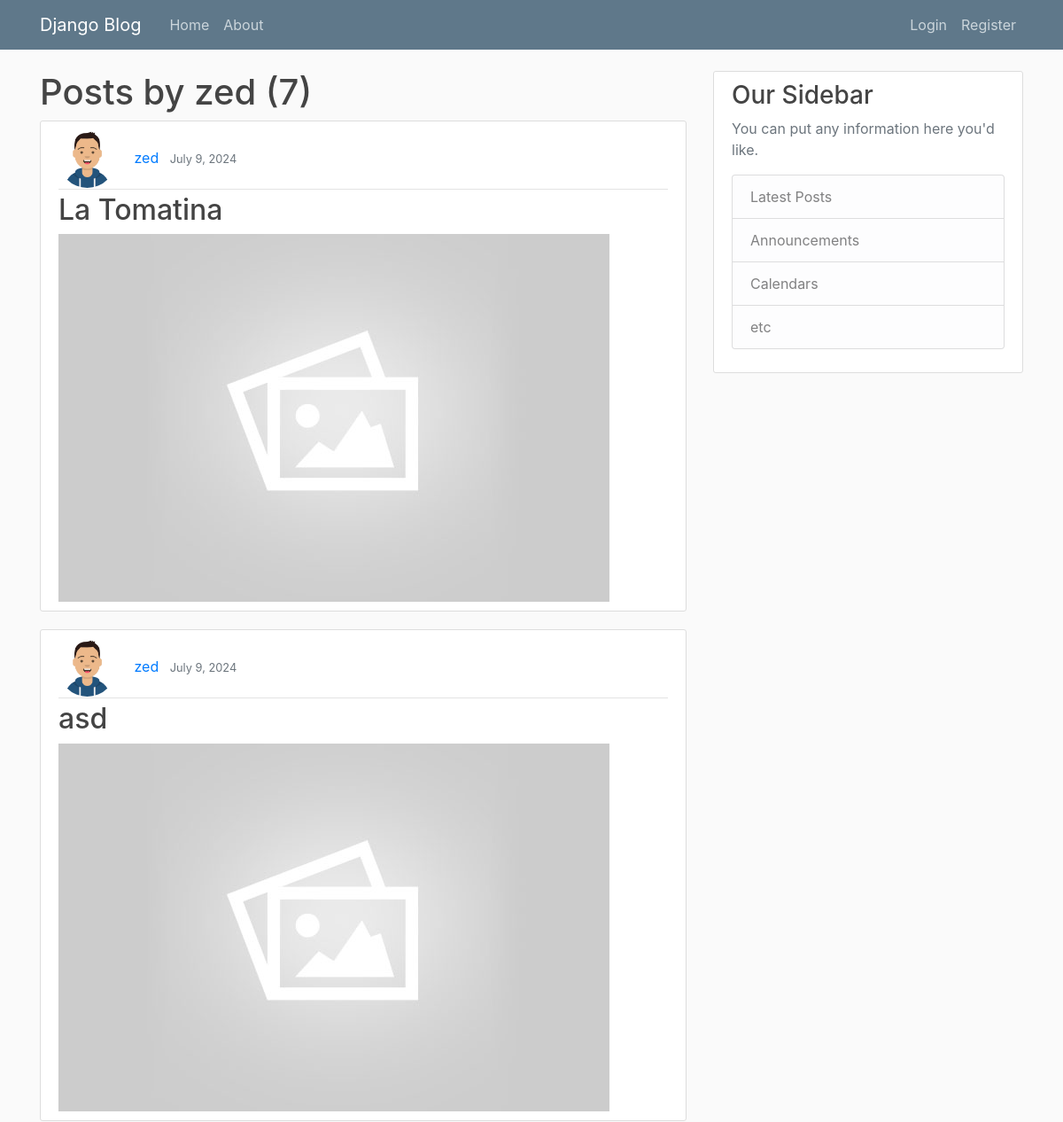
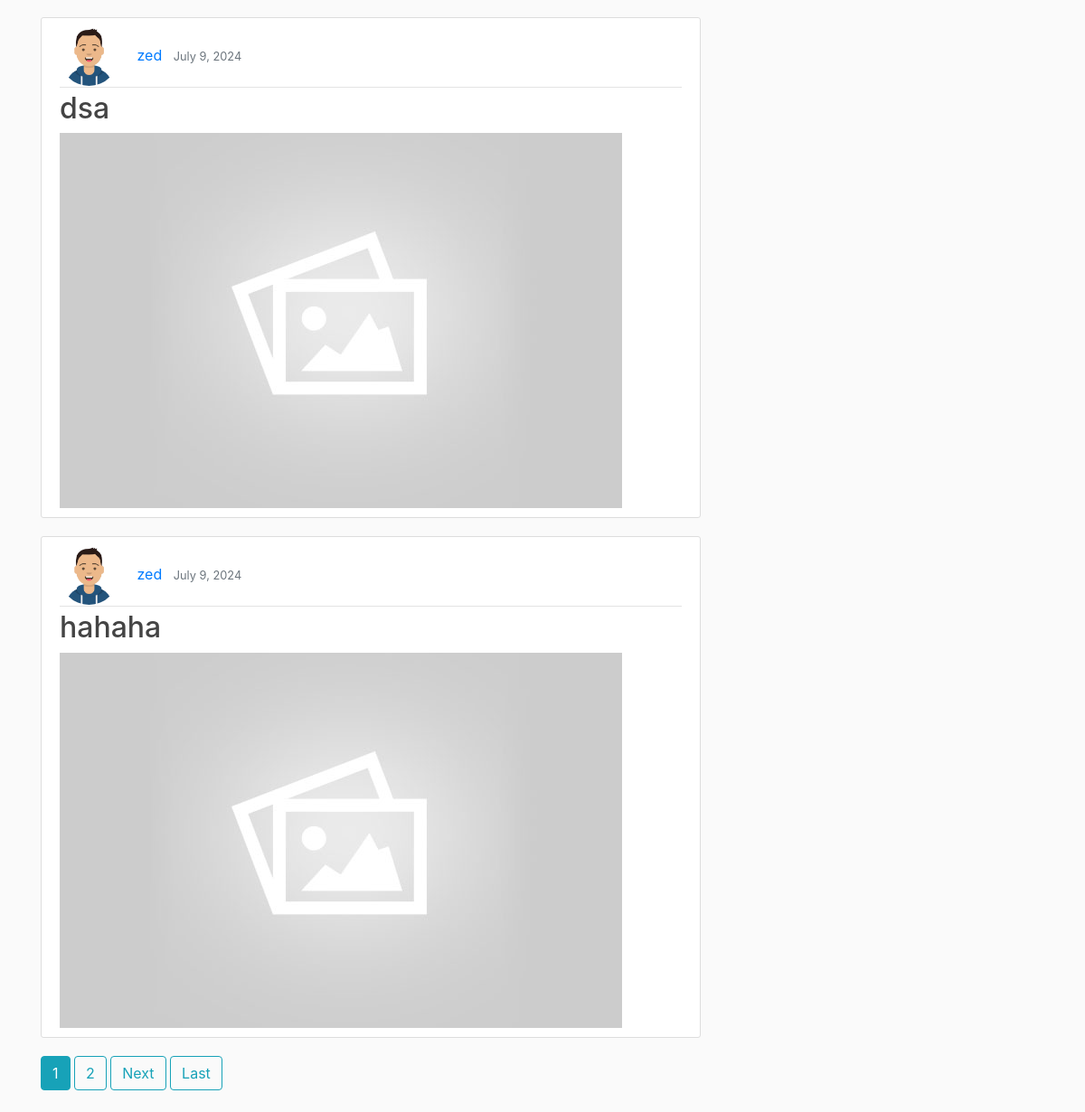
The app's page /user/user/zed with its own data (2 pictures, top to bottom).
### blog/models.py (models this page shows, shortened)
class Post(models.Model):
    title = models.CharField(max_length=100)
    author = models.ForeignKey(User, on_delete=models.CASCADE)
    created_time = models.DateField(auto_now_add=True)
    content = models.TextField()
    image = models.ImageField(default='default.jpg', null=True, blank=True)

### users/models.py (models this page shows, shortened)
class Profile(models.Model):
    user = models.OneToOneField(User, on_delete=models.CASCADE)
    image = models.ImageField(null=True, blank=True, default='user-default.png')

### blog/views.py (the view)
# urls.py: path('user/<str:username>', views.UserListView.as_view(), name='user-blogs'),
class UserListView(ListView):
    model = Post
    template_name = 'user-posts.html'
    context_object_name = 'posts'
    paginate_by = 4
    def get_queryset(self):
        user = get_object_or_404(User, username=self.kwargs.get('username'))
        return Post.objects.filter(author=user).order_by('-created_time')

### blog/templates/user-posts.html (shortened to what this page needs)
{% extends "main.html" %}
{% block content %}
<h1>Posts by {{ view.kwargs.username }} ({{ page_obj.paginator.count }})</h1>
{% for post in posts %}
<article class="media content-section">
  <div class="media-body">
    <div class="article-metadata">
      <img class="rounded-circle article-img" src="{{post.author.profile.image.url}}">
      <a class="mr-2" href="{% url 'user-blogs' post.author %}">{{ post.author }}</a>
      <small class="text-muted">{{ post.created_time }}</small>
    </div>
    <h2><a class="article-title" href="{% url 'blog-post' post.id %}">{{ post.title }}</a></h2>
    <img class="thumbnail" src="{{ post.image.url }}" alt="Blog thumbnail"/>
  </div>
</article>
{% endfor %}
{% if is_paginated %}
  {% for num in page_obj.paginator.page_range %}
    {% if page_obj.number == num %}
        <a class="btn btn-info mb-4" href="?page={{ num }}">{{ num }}</a>
    {% elif num > page_obj.number|add:'-3' and num < page_obj.number|add:'3' %}
        <a class="btn btn-outline-info mb-4" href="?page={{ num }}">{{ num }}</a>
    {% endif %}
  {% endfor %}
  {% if page_obj.has_next %}
    <a class="btn btn-outline-info mb-4" href="?page={{ page_obj.next_page_number }}">Next</a>
    <a class="btn btn-outline-info mb-4" href="?page={{ page_obj.paginator.num_pages }}">Last</a>
  {% endif %}
{% endif %}
{% endblock %}

### static/styles/main.css (style rules this page uses)
body { background: #fafafa; color: #333333; margin-top: 5rem; }
h1, h2, h3, h4, h5, h6 { color: #444444; }
.content-section { background: #ffffff; padding: 10px 20px; border: 1px solid #dddddd; border-radius: 3px; margin-bottom: 20px; }
.article-title { color: #444444; }
.article-img { height: 65px; width: 65px; margin-right: 16px; }
.article-metadata { padding-bottom: 1px; margin-bottom: 4px; border-bottom: 1px solid #e3e3e3 }

### records on screen
Post: author.profile.image (placeholder picture), author "zed", created_time "July 9, 2024", title "La Tomatina", image (placeholder picture)
Post: author.profile.image (placeholder picture), author "zed", created_time "July 9, 2024", title "asd", image (placeholder picture)
Post: author.profile.image (placeholder picture), author "zed", created_time "July 9, 2024", title "dsa", image (placeholder picture)
Post: author.profile.image (placeholder picture), author "zed", created_time "July 9, 2024", title "hahaha", image (placeholder picture)

### other values on screen
{{ view.kwargs.username }} "zed"
{{ page_obj.paginator.count }} "7"
{{ num }} "1"
{{ num }} "2"
